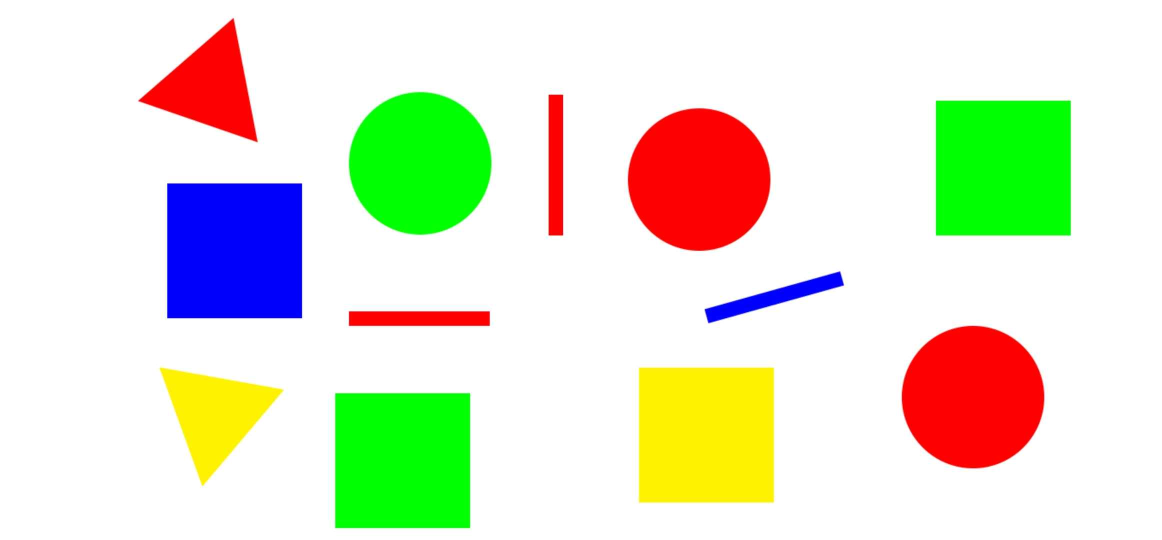
#> input picture test.jpg, 2324 x 1080 px (shown at 1/2 size)
$ jupyter execute 'Shape and Color Detection.ipynb'   (shell and % lines are left out)
#> lines starting #> are read from the running program, lines starting #| are printed output that depends on the picture; after the words box and inside, x2 and y2 are one past the last pixel; in counts of white or black regions, pixels touching at a corner belong together
[cell 1]
import cv2
import numpy as np

# Load the image
image = cv2.imread('test.jpg')
#> image is the input picture: shape (1080, 2324, 3); mean B, G, R 206.1, 228.7, 225.1
# Create a resizable window
cv2.namedWindow('image', cv2.WINDOW_NORMAL)
# Resize the window (you can adjust the size as needed)
cv2.resizeWindow('image', 800, 600)  # Adjust the width and height
cv2.imshow('image',image)
cv2.waitKey(0)

[cell 2]
# Convert the image from BGR to HSV color space
img_HSV = cv2.cvtColor(image, cv2.COLOR_BGR2HSV)
#> img_HSV: shape (1080, 2324, 3); mean H, S, V 14.4, 57.3, 254.4

# Define color ranges (HSV format) for red, green, blue, and yellow
color_ranges = {
    "Red": ([0, 100, 100], [10, 255, 255]),
    "Green": ([36, 100, 100], [86, 255, 255]),
    "Blue": ([100, 100, 100], [140, 255, 255]),
    "Yellow": ([20, 100, 100], [30, 255, 255])
}

# Iterate over the color ranges to create masks and detect shapes
for color_name, (lower, upper) in color_ranges.items():
    # Convert to NumPy arrays for the lower and upper bounds
    lower_bound = np.array(lower, dtype="uint8")
    upper_bound = np.array(upper, dtype="uint8")

    # Create a mask for the current color
    mask = cv2.inRange(img_HSV, lower_bound, upper_bound)

    # blur the mask to reduce noise
    mask = cv2.GaussianBlur(mask, (5, 5), 0)

    # Find contours in the mask
    contours, _ = cv2.findContours(mask, cv2.RETR_EXTERNAL, cv2.CHAIN_APPROX_SIMPLE)

    for contour in contours:
        # Approximate the contour to a polygon
        epsilon = 0.011 * cv2.arcLength(contour, True)
        approx = cv2.approxPolyDP(contour, epsilon, True)

        # Draw the contour and approximate polygon
        cv2.drawContours(image, [approx], 0, (0, 0, 0), 5)

        # Find the center of the shape to label it
        M = cv2.moments(contour)
        if M["m00"] != 0:
            cx = int(M["m10"] / M["m00"])
            cy = int(M["m01"] / M["m00"])

            # Label the color of the shape
            cv2.putText(image, color_name, (cx - 50, cy + 10), cv2.FONT_HERSHEY_SIMPLEX, 1.2, (0, 0, 0), 3)

        # Shape detection based on the number of vertices
        x, y, w, h = cv2.boundingRect(approx)
        aspectRatio = float(w) / h

        if len(approx) == 3:
            cv2.putText(image, "Triangle", (x, y - 5), cv2.FONT_HERSHEY_COMPLEX, 1.5, (0, 0, 0), 2)
        elif len(approx) == 4:
            if 0.95 <= aspectRatio <= 1.05:
                cv2.putText(image, "Square", (x, y - 20), cv2.FONT_HERSHEY_COMPLEX, 1.5, (0, 0, 0), 2)
            else:
                cv2.putText(image, "Rectangle", (x+10, y - 10), cv2.FONT_HERSHEY_COMPLEX, 1.3, (0, 0, 0), 2)
        else:
            cv2.putText(image, "Circle", (x + 70, y - 10), cv2.FONT_HERSHEY_COMPLEX, 1.5, (0, 0, 0), 2)
#> this loop made 4 passes
#> pass 1, `mask = cv2.inRange(img_HSV, lower_bound, upper_bound)`:
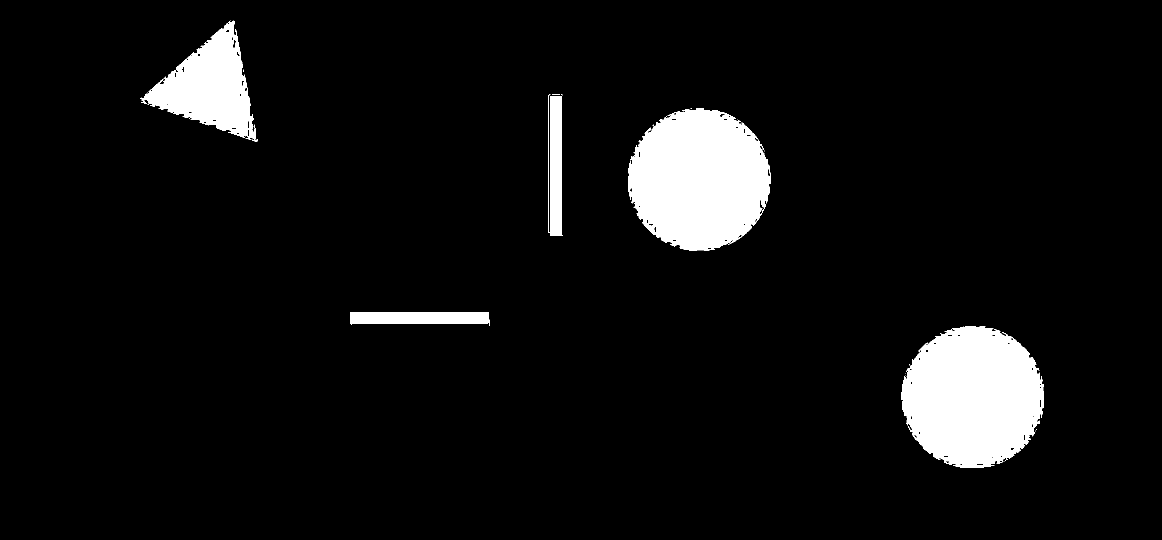
#> mask: shape (1080, 2324) (shown at 1/2 size); 6.5% white; 34 white regions (28 under 20 px), largest, box (x1, y1, x2, y2) and area: (1256, 216, 1541, 502) 62241, (1803, 652, 2088, 936) 62200, (280, 41, 512, 280) 26394, (1097, 189, 1126, 471) 6429, (700, 624, 980, 652) 6396, (504, 278, 515, 284) 32
#> pass 2, `mask = cv2.inRange(img_HSV, lower_bound, upper_bound)`:
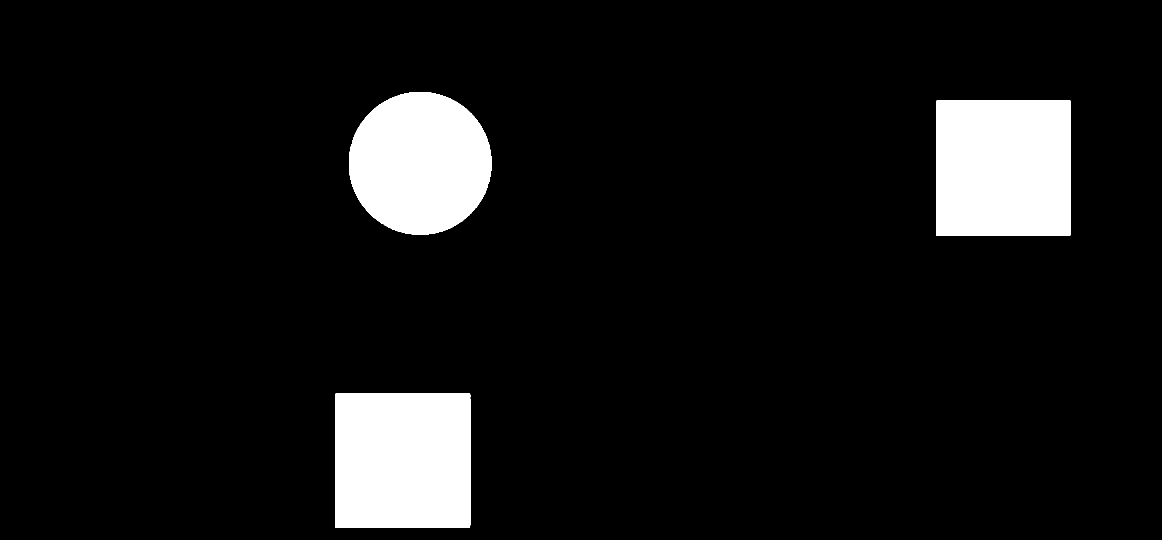
#> mask: shape (1080, 2324) (shown at 1/2 size); 8.4% white; 3 white regions, box (x1, y1, x2, y2) and area: (670, 786, 941, 1056) 73153, (1872, 201, 2142, 472) 72898, (698, 184, 983, 470) 64155
#> after the loop:
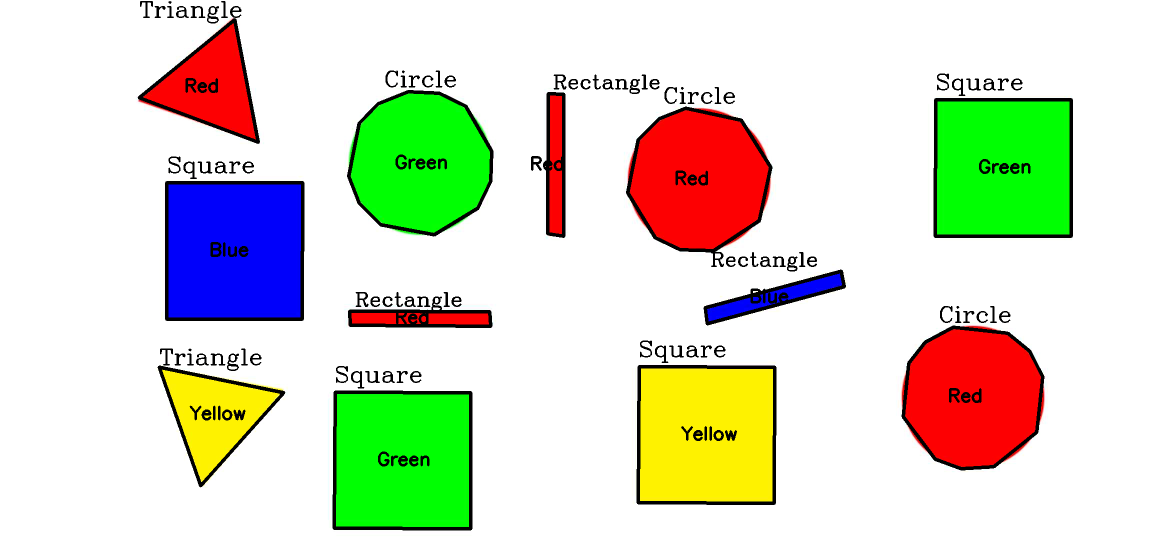
#> image: shape (1080, 2324, 3) (shown at 1/2 size); 4.25% of pixels changed, all inside (x1, y1, x2, y2) = (275, 2, 2146, 1061)
#> after the loop:
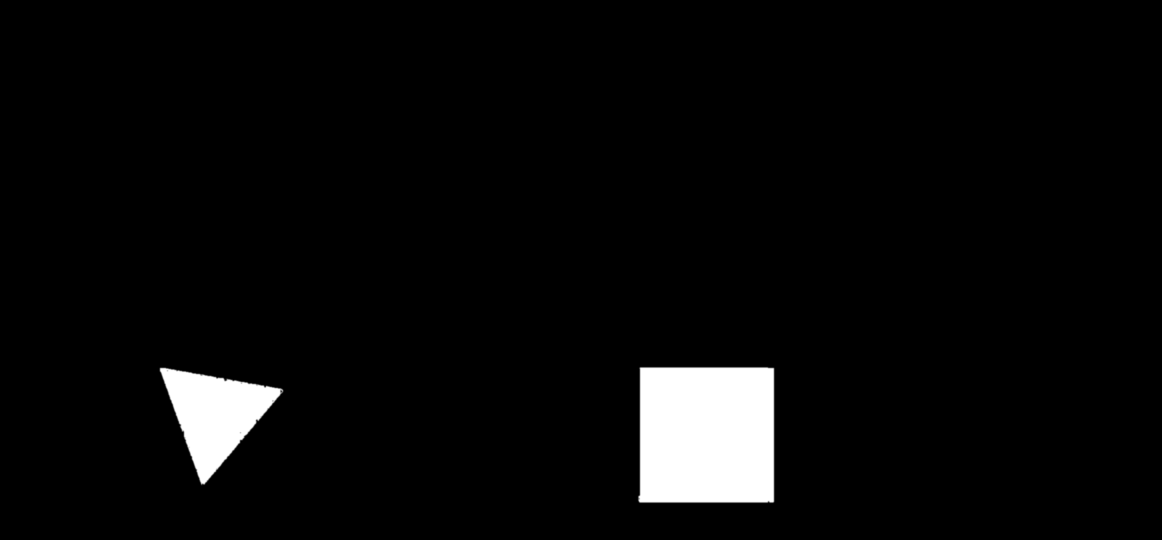
#> mask: shape (1080, 2324) (shown at 1/2 size); min 0, max 255, mean 10.2

# Display the output image
cv2.namedWindow('image', cv2.WINDOW_NORMAL)
cv2.resizeWindow('image', 800, 600)  # Adjust the width and height
cv2.imshow('image', image)
cv2.waitKey(0)
cv2.destroyAllWindows()
